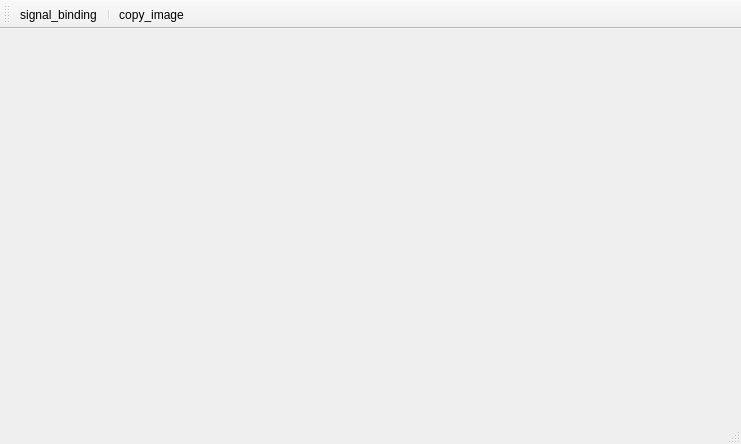
<?xml version="1.0" encoding="UTF-8"?>
<ui version="4.0">
 <class>MainWindow</class>
 <widget class="QMainWindow" name="MainWindow">
  <property name="geometry">
   <rect>
    <x>0</x>
    <y>0</y>
    <width>741</width>
    <height>444</height>
   </rect>
  </property>
  <property name="windowTitle">
   <string>MainWindow</string>
  </property>
  <widget class="QWidget" name="centralwidget"/>
  <widget class="QStatusBar" name="statusbar"/>
  <widget class="QToolBar" name="toolBar">
   <property name="windowTitle">
    <string>toolBar</string>
   </property>
   <attribute name="toolBarArea">
    <enum>TopToolBarArea</enum>
   </attribute>
   <attribute name="toolBarBreak">
    <bool>false</bool>
   </attribute>
   <addaction name="action_signal_binding"/>
   <addaction name="separator"/>
   <addaction name="action_copy_image"/>
  </widget>
  <action name="action_signal_binding">
   <property name="checkable">
    <bool>true</bool>
   </property>
   <property name="icon">
    <iconset resource="../../../ui_component/ui_resource/pyqtsource.qrc">
     <normaloff>:/pyqt/source/images/lc_lineendstyle.png</normaloff>:/pyqt/source/images/lc_lineendstyle.png</iconset>
   </property>
   <property name="text">
    <string>signal_binding</string>
   </property>
   <property name="toolTip">
    <string>操作绑定</string>
   </property>
  </action>
  <action name="action_copy_image">
   <property name="icon">
    <iconset resource="../../../ui_component/ui_resource/pyqtsource.qrc">
     <normaloff>:/pyqt/source/images/Copy.png</normaloff>:/pyqt/source/images/Copy.png</iconset>
   </property>
   <property name="text">
    <string>copy_image</string>
   </property>
   <property name="toolTip">
    <string>将图像复制到剪贴板上</string>
   </property>
  </action>
 </widget>
 <resources>
  <include location="../../../ui_component/ui_resource/pyqtsource.qrc"/>
 </resources>
 <connections/>
</ui>
